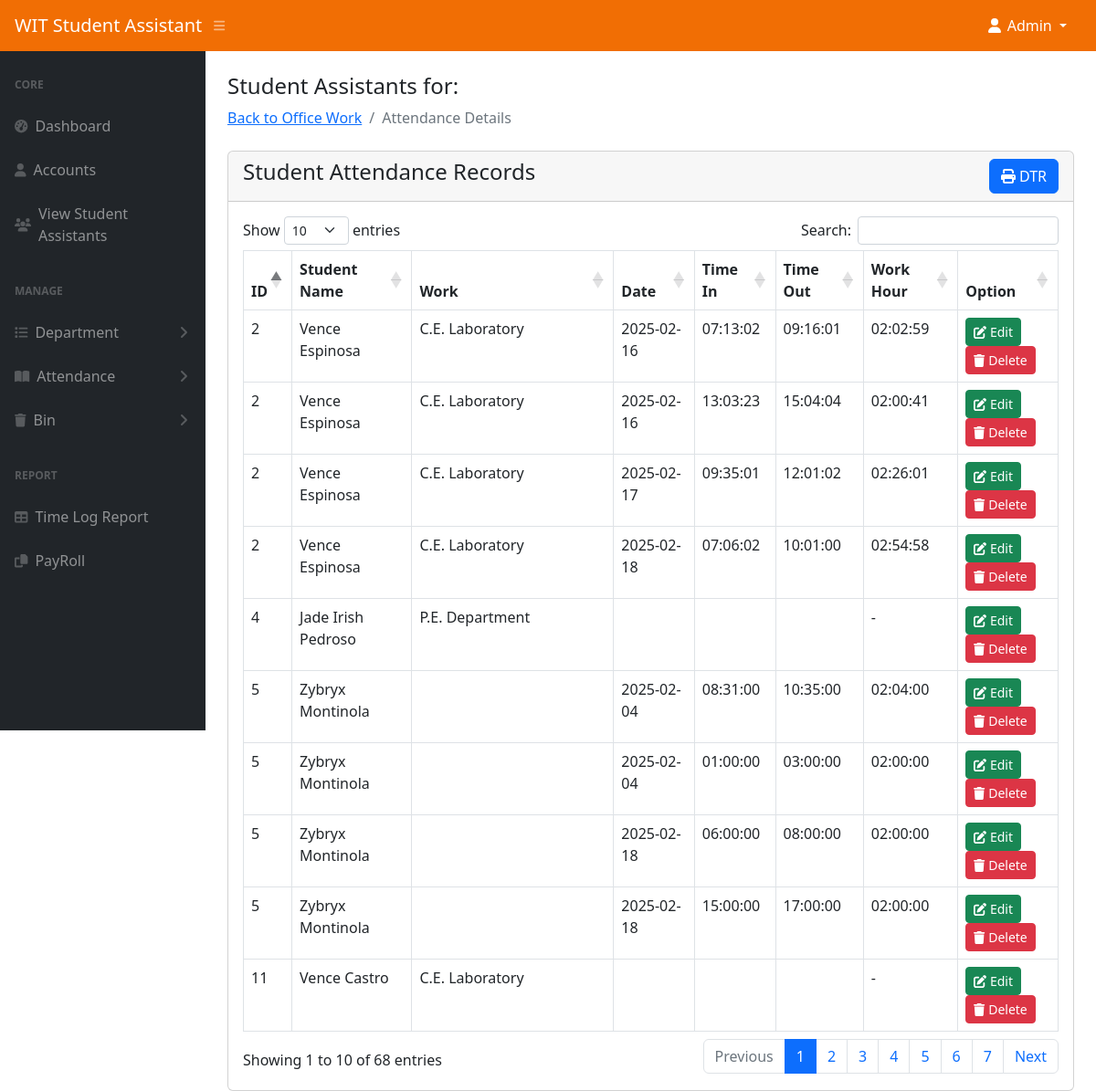
/admin/attendance_detail.php (signed in), run on the app's committed database.
### tables this page shows
CREATE TABLE `student_assistant` (
  `id` int(11) NOT NULL,
  `student_id` int(11) NOT NULL,
  `last_name` varchar(50) NOT NULL,
  `first_name` varchar(50) NOT NULL,
  `program` varchar(100) NOT NULL,
  `year` int(11) NOT NULL,
  `work` varchar(255) NOT NULL,
  `fingerprint_id` int(11) DEFAULT NULL,
  `image` text DEFAULT NULL,
  `status` tinyint(1) NOT NULL DEFAULT 0 COMMENT '0-visible,1=hidden,2=deleted',
  `age` int(11) NOT NULL,
  `sex` varchar(100) NOT NULL,
  `civil_status` varchar(100) NOT NULL,
  `date_of_birth` varchar(100) NOT NULL,
  `city_address` text NOT NULL,
  `contact_no1` varchar(15) NOT NULL,
  `contact_no2` varchar(15) NOT NULL,
  `contact_no3` varchar(15) NOT NULL,
  `province_address` text NOT NULL,
  `guardian` varchar(100) NOT NULL,
  `honor_award` text NOT NULL,
  `past_scholar` varchar(100) NOT NULL,
  `present_scholar` varchar(999) NOT NULL,
  `work_experience` text NOT NULL,
  `special_talent` text NOT NULL,
  `out_name1` varchar(100) DEFAULT NULL,
  `comp_add1` varchar(255) DEFAULT NULL,
  `cn1` varchar(20) DEFAULT NULL,
  `out_name2` varchar(100) DEFAULT NULL,
  `comp_add2` varchar(255) DEFAULT NULL,
  `cn2` varchar(20) DEFAULT NULL,
  `out_name3` varchar(100) DEFAULT NULL,
  `comp_add3` varchar(255) DEFAULT NULL,
  `cn3` varchar(20) DEFAULT NULL,
  `from_wit1` varchar(100) DEFAULT NULL,
  `comp_add4` varchar(255) DEFAULT NULL,
  `cn4` varchar(20) DEFAULT NULL,
  `from_wit2` varchar(100) DEFAULT NULL,
  `comp_add5` varchar(255) DEFAULT NULL,
  `cn5` varchar(20) DEFAULT NULL,
  `from_wit3` varchar(100) DEFAULT NULL,
  `comp_add6` varchar(255) DEFAULT NULL,
  `cn6` varchar(20) DEFAULT NULL,
  `fathers_name` varchar(100) DEFAULT NULL,
  `fathers_occ` varchar(100) DEFAULT NULL,
  `fathers_income` decimal(10,2) DEFAULT NULL,
  `mothers_name` varchar(100) DEFAULT NULL,
  `mothers_occ` varchar(100) DEFAULT NULL,
  `mothers_income` decimal(10,2) DEFAULT NULL,
  `siblings` text DEFAULT NULL
);

CREATE TABLE `attendance` (
  `id` int(11) NOT NULL,
  `sa_id` int(11) DEFAULT NULL,
  `date` date DEFAULT NULL,
  `day` varchar(20) DEFAULT NULL,
  `time_in` time DEFAULT NULL,
  `time_out` time DEFAULT NULL,
  `status` varchar(20) DEFAULT NULL,
  `num_hour` double NOT NULL,
  `created_at` timestamp NOT NULL DEFAULT current_timestamp()
);

### admin/attendance_detail.php (the view, shortened to what this page needs)
<?php
include('authentication.php');
include('includes/header.php');
include('includes/sidebar.php');
$work_filter = '';
$query = "SELECT s.id, s.first_name, s.last_name, s.work, a.id AS attid, a.date, a.day, a.time_in, a.time_out, a.status
          FROM student_assistant s
          LEFT JOIN attendance a ON a.sa_id = s.id
          WHERE s.work LIKE '%$work_filter%'";
$result = mysqli_query($con, $query);
?>
<div class="container-fluid px-4">
  <h4 class="mt-4">Student Assistants for: <?php echo htmlspecialchars($work_filter); ?></h4>
  <ol class="breadcrumb mb-4">
    <li class="breadcrumb-item"><a href="tito_offices.php">Back to Office Work</a></li>
    <li class="breadcrumb-item active">Attendance Details</li>
  </ol>
  <div class="row">
    <div class="col-md-12">
      <div class="card">
        <div class="card-header">
          <h4>Student Attendance Records
            <a class="btn btn-primary float-end" data-id='<?php echo $row['attid']; ?>'><i class='fa fa-print'></i> DTR</a>
          </h4>
        </div>
        <div class="card-body">
          <table id="myTable" class="table table-bordered">
            <thead>
              <tr>
                <th>ID</th>
                <th>Student Name</th>
                <th>Work</th>
                <th>Date</th>
                <th>Time In</th>
                <th>Time Out</th>
                <th>Work Hour</th>
                <th>Option</th>
              </tr>
            </thead>
            <tbody>
              <?php while ($row = mysqli_fetch_assoc($result)): ?>
                <?php
                $num_hour = '-';
                if (!empty($row['time_in']) && !empty($row['time_out'])) {
                  $time_in = new DateTime($row['time_in']);
                  $time_out = new DateTime($row['time_out']);
                  $interval = $time_in->diff($time_out);
                  $num_hour = $interval->format('%H:%I:%S');
                }
                ?>
                <tr>
                  <td><?php echo htmlspecialchars($row['id']); ?></td>
                  <td><?php echo htmlspecialchars($row['first_name'] . ' ' . $row['last_name']); ?></td>
                  <td><?php echo htmlspecialchars($row['work']); ?></td>
                  <td><?php echo htmlspecialchars($row['date'] ?? ''); ?></td>
                  <td><?php echo htmlspecialchars($row['time_in'] ?? ''); ?></td>
                  <td><?php echo htmlspecialchars($row['time_out'] ?? ''); ?></td>
                  <td><?php echo $num_hour; ?></td>
                  <td>
                    <button class='btn btn-success btn-sm btn-flat edit'
                      data-id='<?php echo $row['attid']; ?>'
                      data-timein='<?php echo date("H:i:s", strtotime($row['time_in'])); ?>'
                      data-timeout='<?php echo date("H:i:s", strtotime($row['time_out'])); ?>'
                      data-date='<?php echo $row['date']; ?>'>
                      <i class='fa fa-edit'></i> Edit
                    </button>
                    <button class='btn btn-danger btn-sm btn-flat delete' data-id='<?php echo $row['attid']; ?>'><i class='fa fa-trash'></i> Delete</button>
                  </td>
                </tr>
              <?php endwhile; ?>
            </tbody>
          </table>
        </div>
      </div>
    </div>
  </div>
</div>
<?php
include('includes/scripts.php');
?>

### admin/includes/header.php (shortened to what this page needs)
<!DOCTYPE html>
<html lang="en">
<head>
    <link href="css/styles.css" rel="stylesheet" />
    <link rel="stylesheet" href="https://cdn.datatables.net/1.13.4/css/dataTables.bootstrap5.min.css" />
</head>
<body class="sb-nav-fixed">
    <?php include('includes/navbar-top.php'); ?>
    <div id="layoutSidenav">
        <?php include('includes/sidebar.php'); ?>
        <div id="layoutSidenav_content">
            <main>

### admin/includes/navbar-top.php (shortened to what this page needs)
<nav style="background-color: #F16E04;" class="sb-topnav navbar navbar-expand navbar-dark">
    <a class="navbar-brand ps-3" href="index.php">WIT Student Assistant</a>
    <button class="btn btn-link btn-sm order-1 order-lg-0 me-4 me-lg-0" id="sidebarToggle" href="#!"><i class="fas fa-bars"></i></button>
    <ul class="navbar-nav ms-auto ms-md-0 me-3 me-lg-4">
        <li class="nav-item dropdown">
            <a class="nav-link dropdown-toggle text-white" href="#" id="userDropdown" role="button" data-bs-toggle="dropdown" aria-expanded="false">
                <i class="fas fa-user fa-fw"></i> Admin
            </a>
        </li>
    </ul>
</nav>

### admin/includes/sidebar.php (shortened to what this page needs)
<div id="layoutSidenav_nav">
    <nav class="sb-sidenav accordion sb-sidenav-dark" id="sidenavAccordion">
        <div class="sb-sidenav-menu">
            <div class="nav">
                <div class="sb-sidenav-menu-heading">Core</div>
                <a class="nav-link" href="index.php">
                    <div class="sb-nav-link-icon"><i class="fas fa-tachometer-alt"></i></div>
                    Dashboard
                </a>
                <a class="nav-link" href="accounts.php">
                    <div class="sb-nav-link-icon"><i class="fas fa-user"></i></div>
                    Accounts
                </a>
                <a class="nav-link" href="view-register.php">
                    <div class="sb-nav-link-icon"><i class="fas fa-users"></i></div>
                    View Student Assistants
                </a>
                <div class="sb-sidenav-menu-heading">Manage</div>
                <a class="nav-link collapsed" href="#" data-bs-toggle="collapse" data-bs-target="#collapseLayouts" aria-expanded="false" aria-controls="collapseLayouts">
                    <div class="sb-nav-link-icon"><i class="fas fa-list"></i></div>
                    Department
                    <div class="sb-sidenav-collapse-arrow"><i class="fas fa-angle-down"></i></div>
                </a>
                <a class="nav-link collapsed" href="#" data-bs-toggle="collapse" data-bs-target="#collapsePages" aria-expanded="false" aria-controls="collapsePages">
                    <div class="sb-nav-link-icon"><i class="fas fa-book-open"></i></div>
                    Attendance
                    <div class="sb-sidenav-collapse-arrow"><i class="fas fa-angle-down"></i></div>
                </a>
                <a class="nav-link collapsed" href="#" data-bs-toggle="collapse" data-bs-target="#collapseBins" aria-expanded="false" aria-controls="collapseBins">
                    <div class="sb-nav-link-icon"><i class="fas fa-trash"></i></div>
                    Bin
                    <div class="sb-sidenav-collapse-arrow"><i class="fas fa-angle-down"></i></div>
                </a>
                <div class="sb-sidenav-menu-heading">Report</div>
                <a class="nav-link" href="report.php">
                    <div class="sb-nav-link-icon"><i class="fas fa-table"></i></div>
                    Time Log Report
                </a>
                <a class="nav-link" href="payroll.php">
                    <div class="sb-nav-link-icon"><i class="fas fa-copy"></i></div>
                    PayRoll
                </a>
            </div>
        </div>
    </nav>
</div>

### admin/includes/scripts.php (shortened to what this page needs)
<!DOCTYPE html>
<html>
        <body>
                <link rel="stylesheet" type="text/css" href="https://cdn.datatables.net/1.11.5/css/dataTables.bootstrap5.min.css">
        </body>
</html>

### data on the page
student_assistant: id "2", first_name+last_name "Vence Espinosa", work "C.E. Laboratory", attendance.date "2025-02-16", attendance.time_in "07:13:02", attendance.time_out "09:16:01", attendance.time_in+time_out "02:02:59", attendance.time_in "13:03:23", attendance.time_out "15:04:04", attendance.time_in+time_out "02:00:41", attendance.date "2025-02-17", attendance.time_in "09:35:01", attendance.time_out "12:01:02", attendance.time_in+time_out "02:26:01", attendance.date "2025-02-18", attendance.time_in "07:06:02", attendance.time_out "10:01:00", attendance.time_in+time_out "02:54:58"
student_assistant: id "5", first_name+last_name "Zybryx Montinola", attendance.date "2025-02-04", attendance.time_in "08:31:00", attendance.time_out "10:35:00", attendance.time_in+time_out "02:04:00", attendance.time_in "01:00:00", attendance.time_out "03:00:00", attendance.time_in+time_out "02:00:00", attendance.date "2025-02-18", attendance.time_in "06:00:00", attendance.time_out "08:00:00", attendance.time_in "15:00:00", attendance.time_out "17:00:00"
student_assistant: id "4", first_name+last_name "Jade Irish Pedroso", work "P.E. Department", num_hour "-"
student_assistant: id "11", first_name+last_name "Vence Castro", work "C.E. Laboratory", num_hour "-"
